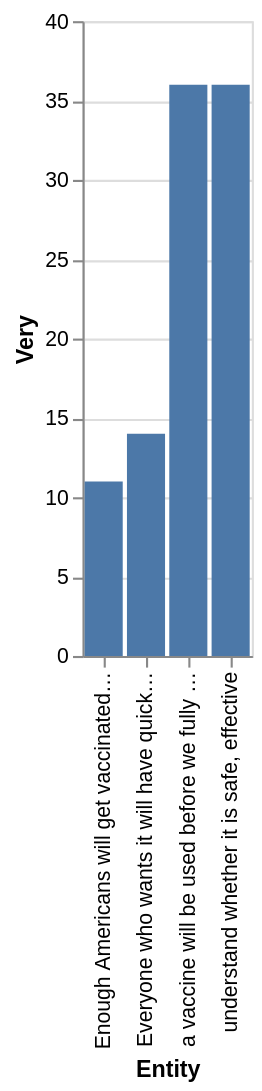

Vega-Lite specification stored for this chart:
### Vega-Lite specification from a JSON file in a GitHub repository (floating-point values rounded to 4 significant figures)
{"$schema": "https://vega.github.io/schema/vega-lite/v5.json", "description": "Bar chart auto-generated from CSV", "data": {"values": [{"Entity": "Everyone who wants it will have quick and easy access", "Very": "14", "Somewhat": "34", "Not too/Not atall": "51"}, {"Entity": "Enough Americans will get vaccinated to stop the disease's spread", "Very": "11", "Somewhat": "42", "Not too/Not atall": "46"}, {"Entity": "understand whether it is safe, effective", "Very": "36", "Somewhat": "41", "Not too/Not atall": "22"}, {"Entity": "a vaccine will be used before we fully understand whether it is safe, effective", "Very": "36", "Somewhat": "41", "Not too/Not atall": "22"}]}, "mark": "bar", "encoding": {"x": {"field": "Entity", "type": "ordinal"}, "y": {"field": "Very", "type": "quantitative"}}}
